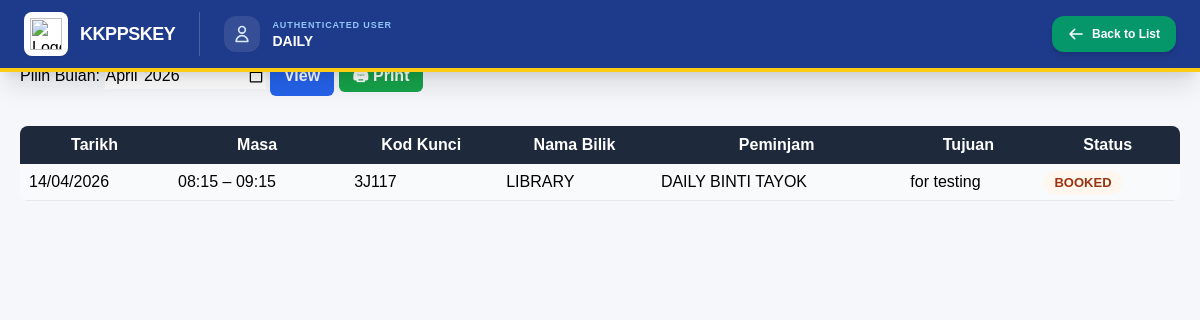
The app's page /booking_monthly.php (signed in) with its own data.
### tables this page shows
CREATE TABLE `bookings` (
  `booking_id` int(11) NOT NULL,
  `room_id` int(11) NOT NULL,
  `key_code` varchar(50) DEFAULT NULL,
  `room_name` varchar(100) DEFAULT NULL,
  `borrower_type` enum('staff','others') NOT NULL,
  `staff_id` int(11) DEFAULT NULL,
  `borrower_name` varchar(150) NOT NULL,
  `phone` varchar(20) DEFAULT NULL,
  `booking_type` enum('time_slot','whole_day') NOT NULL,
  `booking_date` date NOT NULL,
  `start_time` time DEFAULT NULL,
  `end_time` time DEFAULT NULL,
  `end_datetime` datetime DEFAULT NULL,
  `purpose` text DEFAULT NULL,
  `created_at` timestamp NOT NULL DEFAULT current_timestamp(),
  `status` enum('BOOKED','RETURNED') NOT NULL DEFAULT 'BOOKED',
  `overdue_notified` tinyint(1) NOT NULL DEFAULT 0,
  `telegram_chat_id` bigint(20) DEFAULT NULL
);

CREATE TABLE `key_list` (
  `key_id` int(11) NOT NULL,
  `key_code` varchar(20) NOT NULL,
  `room_name` varchar(100) NOT NULL,
  `remarks` varchar(50) NOT NULL,
  `status` enum('AVAILABLE','BOOKED','OVERDUE','') NOT NULL DEFAULT 'AVAILABLE'
);

### booking_monthly.php (the view, shortened to what this page needs)
<?php
include "db.php";
include "topbar.php";
$month = $_GET['month'] ?? date('Y-m');
$startDate = $month.'-01';
$endDate = date('Y-m-t', strtotime($startDate));
$stmt = $conn->prepare("
    SELECT
        b.booking_date,
        b.booking_type,
        b.start_time,
        b.end_time,
        b.borrower_name,
        b.purpose,
        b.status,
        k.key_code,
        k.room_name
    FROM bookings b
    JOIN key_list k ON k.key_id = b.room_id
    WHERE b.booking_date BETWEEN ? AND ?
    ORDER BY b.booking_date, b.start_time
");
$stmt->execute([$startDate,$endDate]);
$rows = $stmt->fetchAll(PDO::FETCH_ASSOC);
?>
<!DOCTYPE html>
<html>
<head>
</head>
<body>
<h2>📆 Monthly Booking Log</h2>
<div class="actions no-print">
<form method="GET" style="display:inline-block;">
    <label>Pilih Bulan:</label>
    <input type="month" name="month" value="<?= htmlspecialchars($month) ?>">
    <button class="btn">View</button>
</form>
<a href="#" onclick="window.print()" class="btn btn-print">🖨 Print</a>
</div>
<table>
<tr>
<th>Tarikh</th>
<th>Masa</th>
<th>Kod Kunci</th>
<th>Nama Bilik</th>
<th>Peminjam</th>
<th>Tujuan</th>
<th>Status</th>
</tr>
<?php foreach($rows as $r): ?>
<?php
$masa = ($r['booking_type']==='whole_day')
    ? 'Whole Day'
    : substr($r['start_time'],0,5).' – '.substr($r['end_time'],0,5);
$paparStatus = $r['status'];
?>
<tr>
<td><?= date('d/m/Y',strtotime($r['booking_date'])) ?></td>
<td><?= $masa ?></td>
<td><?= htmlspecialchars($r['key_code']) ?></td>
<td><?= htmlspecialchars($r['room_name']) ?></td>
<td><?= htmlspecialchars($r['borrower_name']) ?></td>
<td><?= htmlspecialchars($r['purpose']) ?></td>
<td><span class="status <?= $paparStatus ?>"><?= $paparStatus ?></span></td>
</tr>
<?php endforeach; ?>
</table>
</body>
</html>

### topbar.php (style rules this page uses)
body { padding-top: 76px; }

### booking_monthly.php (style rules this page uses)
body { font-family:Arial;background:#f5f7fa;padding:20px; }
h2 { margin-bottom:12px; }
form { margin-bottom:15px; }
table { width:100%; border-collapse:collapse; background:#fff; border-radius:8px; overflow:hidden; }
th { background:#1e293b; color:#fff; padding:10px; }
td { padding:9px; border-bottom:1px solid #e5e7eb; }
tr:nth-child(even) { background:#f8fafc; }
.status { padding:4px 10px; border-radius:12px; font-size:13px; font-weight:bold; }
.BOOKED { background:#fff7ed;color:#9a3412; }
.actions { margin-bottom:15px; }
.btn { padding:8px 14px; background:#2563eb; color:#fff; border-radius:6px; text-decoration:none; font-weight:bold; border:none; cursor:pointer; }
.btn-print { background:#16a34a; }

### records on screen
bookings: booking_date "14/04/2026", masa "08:15 – 09:15", key_list.key_code "3J117", key_list.room_name "LIBRARY", borrower_name "DAILY BINTI TAYOK", purpose "for testing", status "BOOKED"

### other values on screen
$_SESSION['username'] "DAILY"
